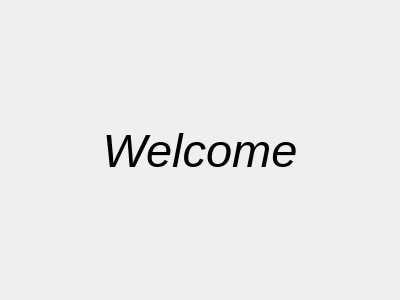
<?xml version="1.0" encoding="UTF-8"?>
<ui version="4.0">
 <class>WelcomeWindow</class>
 <widget class="QDialog" name="WelcomeWindow">
  <property name="geometry">
   <rect>
    <x>0</x>
    <y>0</y>
    <width>400</width>
    <height>300</height>
   </rect>
  </property>
  <property name="windowTitle">
   <string>Dialog</string>
  </property>
  <layout class="QGridLayout" name="gridLayout">
   <item row="0" column="0">
    <widget class="QLabel" name="label">
     <property name="font">
      <font>
       <pointsize>35</pointsize>
       <italic>true</italic>
      </font>
     </property>
     <property name="text">
      <string>Welcome</string>
     </property>
     <property name="alignment">
      <set>Qt::AlignmentFlag::AlignCenter</set>
     </property>
    </widget>
   </item>
  </layout>
 </widget>
 <resources/>
 <connections/>
</ui>
